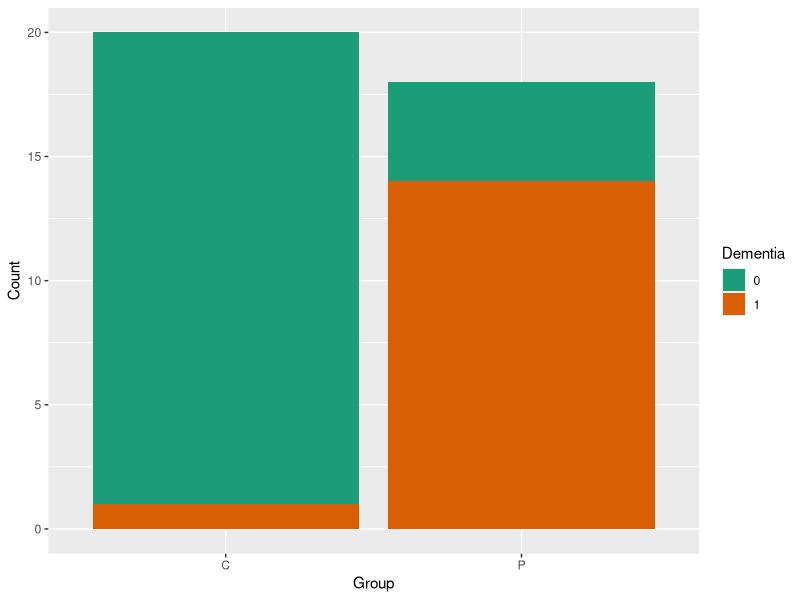
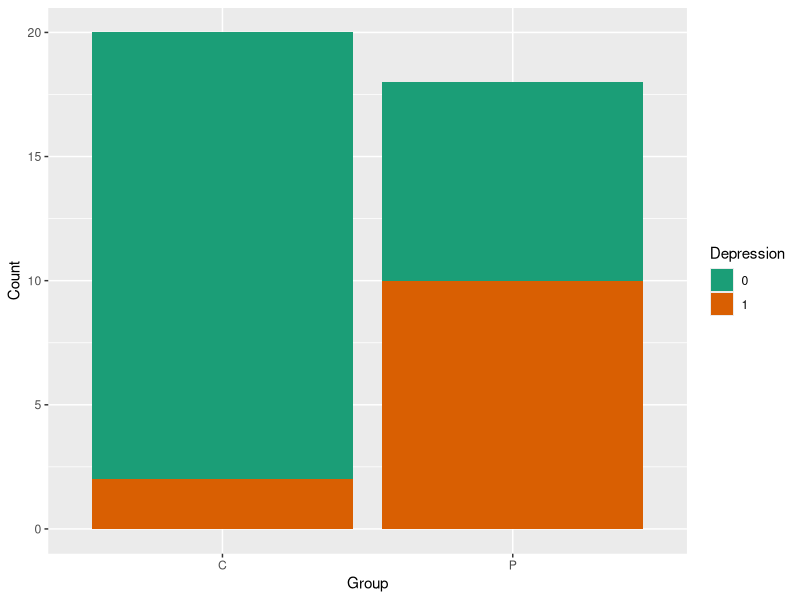
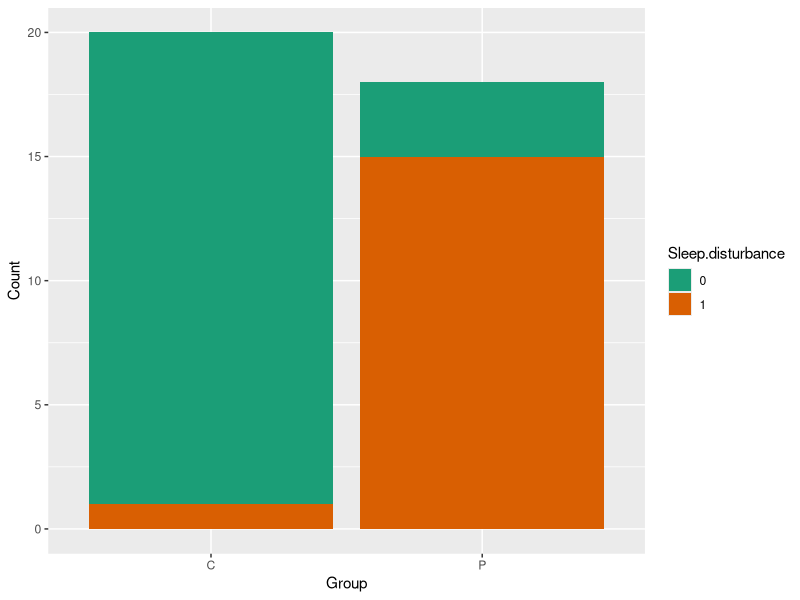
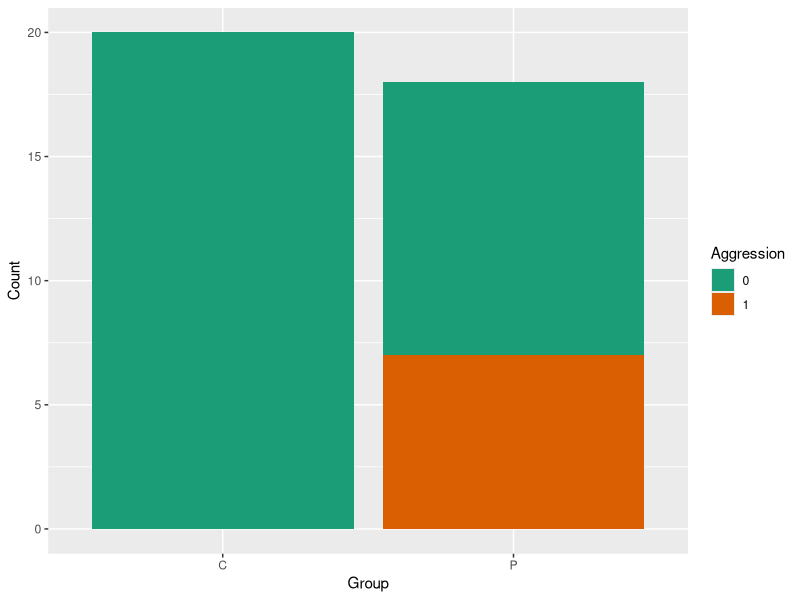
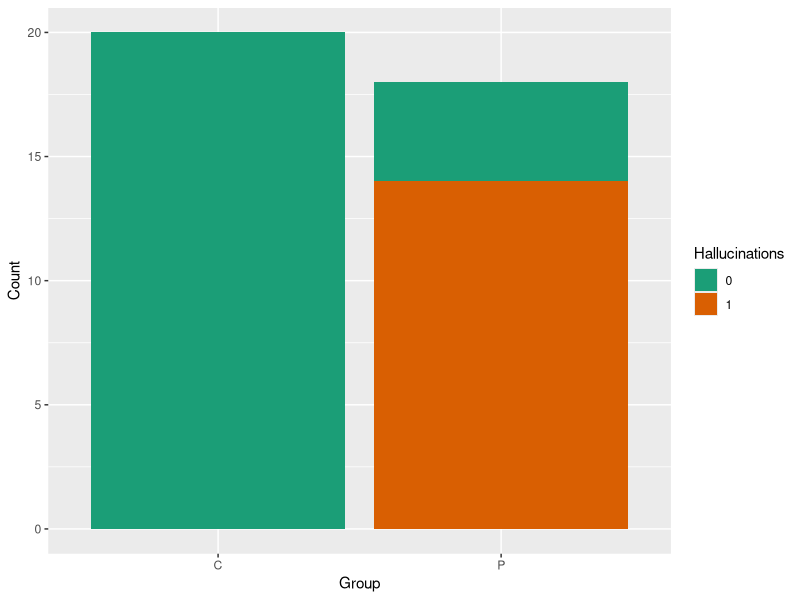
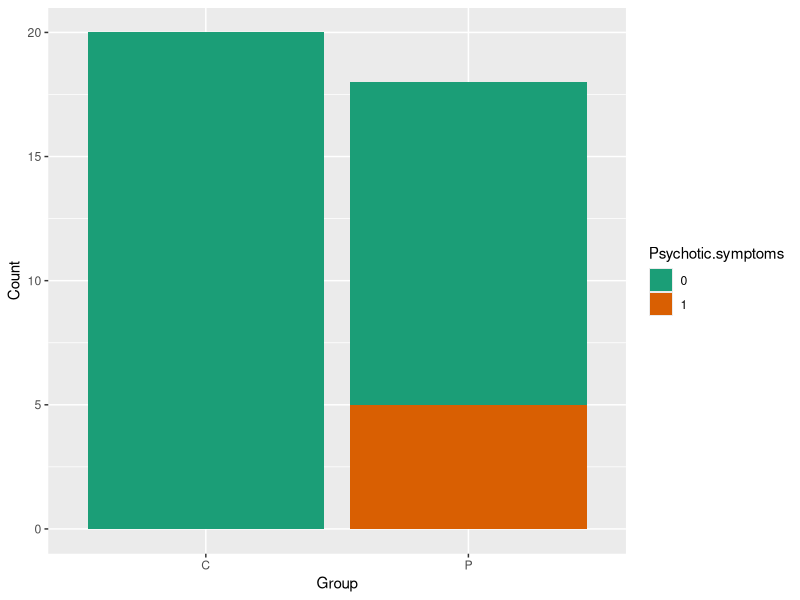
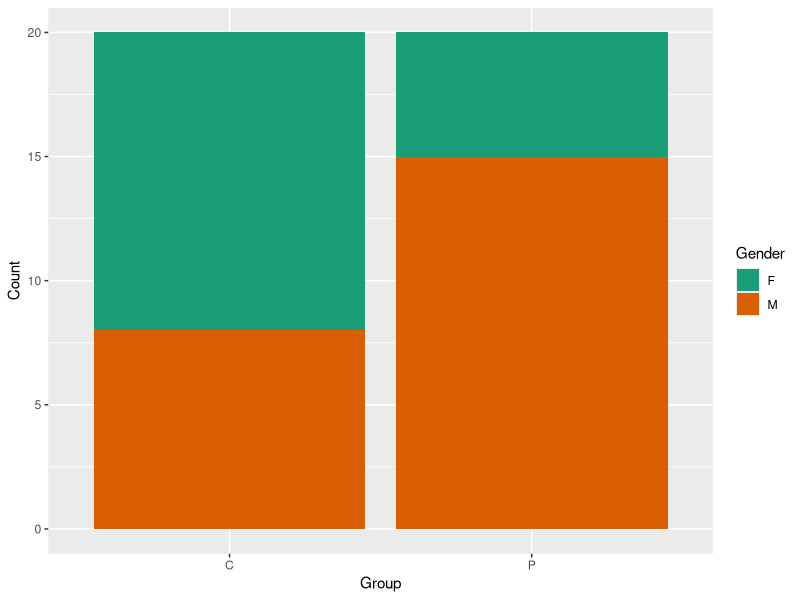
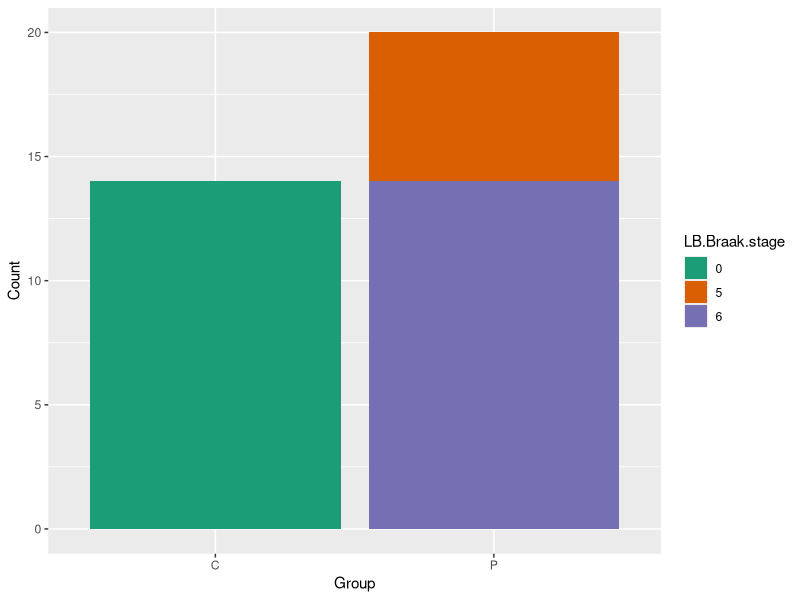

Recreate these plots in R, in order.
## ---- chunk 1
library(stringr)
library(ggplot2)
library(viridis)
## ---- chunk 2
swPval <- function(x) {
  shapiro.test(x)$p.value
}
## ---- chunk 3
donors <- read.csv("../data/donor_metadata.csv", row.names=1, na.strings="NA")
## ---- chunk 4
grp <- c(rep("P", 20),rep("C", 20))
grpColor <- ifelse(grp=="C", "blue", "red")
grpPch <- ifelse(grp=="C", 15, 16)
## ---- chunk 5
donors$Dementia...cognitive.impairment <- as.factor(donors$Dementia...cognitive.impairment)
donors$Depression <- factor(donors$Depression)
donors$Memory.problems <- as.factor(donors$Memory.problems)
donors$Sleep.disturbance <- as.factor(donors$Sleep.disturbance)
donors$Aggression <- as.factor(donors$Aggression)
donors$Hallucinations <- as.factor(donors$Hallucinations)
donors$Psychotic.symptoms <- as.factor(donors$Psychotic.symptoms)
donors$LB.disease.type <- factor(donors$LB.disease.type)
donors$LB.Braak.stage <- factor(donors$LB.Braak.stage, ordered=TRUE)
donors$SN.depigmentation <- factor(donors$SN.depigmentation, ordered=TRUE)
donors$Amyloid.pathology <- factor(donors$Amyloid.pathology, ordered=TRUE)
donors$Tau.pathology <- factor(donors$Tau.pathology, ordered=TRUE)
donors$Vessel.disease...CAA <- factor(donors$Vessel.disease...CAA, ordered=TRUE)
donors$Age <- as.numeric(donors$Age)
donors$PD.duration <- as.numeric(donors$PD.duration)
donors$Gender <- as.factor(donors$Gender)
## ---- chunk 6
df <- data.frame(table(donors$LB.disease.type[grp=="P"]))
names(df) <- c("Disease Type", "Count")
knitr::kable(df)
## ---- chunk 7
knitr::kable(table(donors$Dementia...cognitive.impairment, grp))
## ---- chunk 8
df <- data.frame(table(donors$Dementia...cognitive.impairment, grp))
names(df) <- c("Dementia", "Group", "Count")

ggplot(data=df, aes(x=Group, y=Count, fill=Dementia)) +
  geom_bar(stat="identity") +
  scale_fill_brewer(palette = "Dark2")
## ---- chunk 9
fisher.test(donors$Dementia...cognitive.impairment, grp)
## ---- chunk 10
knitr::kable(table(donors$Depression, grp))
## ---- chunk 11
df <- data.frame(table(donors$Depression, grp))
names(df) <- c("Depression", "Group", "Count")

ggplot(data=df, aes(x=Group, y=Count, fill=Depression)) +
  geom_bar(stat="identity") +
  scale_fill_brewer(palette = "Dark2")
## ---- chunk 12
fisher.test(donors$Depression, grp)
## ---- chunk 13
knitr::kable(table(donors$Sleep.disturbance, grp))
## ---- chunk 14
df <- data.frame(table(donors$Sleep.disturbance, grp))
names(df) <- c("Sleep.disturbance", "Group", "Count")

ggplot(data=df, aes(x=Group, y=Count, fill=Sleep.disturbance)) +
  geom_bar(stat="identity") +
  scale_fill_brewer(palette = "Dark2")
## ---- chunk 15
fisher.test(donors$Sleep.disturbance, grp)
## ---- chunk 16
knitr::kable(table(donors$Aggression, grp))
## ---- chunk 17
df <- data.frame(table(donors$Aggression, grp))
names(df) <- c("Aggression", "Group", "Count")

ggplot(data=df, aes(x=Group, y=Count, fill=Aggression)) +
  geom_bar(stat="identity") +
  scale_fill_brewer(palette = "Dark2")
## ---- chunk 18
fisher.test(donors$Aggression, grp)
## ---- chunk 19
knitr::kable(table(donors$Hallucinations, grp))
## ---- chunk 20
df <- data.frame(table(donors$Hallucinations, grp))
names(df) <- c("Hallucinations", "Group", "Count")

ggplot(data=df, aes(x=Group, y=Count, fill=Hallucinations)) +
  geom_bar(stat="identity") +
  scale_fill_brewer(palette = "Dark2")
## ---- chunk 21
fisher.test(donors$Hallucinations, grp)
## ---- chunk 22
knitr::kable(table(donors$Psychotic.symptoms, grp))
## ---- chunk 23
df <- data.frame(table(donors$Psychotic.symptoms, grp))
names(df) <- c("Psychotic.symptoms", "Group", "Count")

ggplot(data=df, aes(x=Group, y=Count, fill=Psychotic.symptoms)) +
  geom_bar(stat="identity") +
  scale_fill_brewer(palette = "Dark2")
## ---- chunk 24
fisher.test(donors$Psychotic.symptoms, grp)
## ---- chunk 25
knitr::kable(table(donors$Gender, grp))
## ---- chunk 26
df <- data.frame(table(donors$Gender, grp))
names(df) <- c("Gender", "Group", "Count")

ggplot(data=df, aes(x=Group, y=Count, fill=Gender)) +
  geom_bar(stat="identity") +
  scale_fill_brewer(palette = "Dark2")
## ---- chunk 27
fisher.test(donors$Gender, grp)
## ---- chunk 28
knitr::kable(table(donors$LB.Braak.stage, grp))
## ---- chunk 29
df <- data.frame(table(donors$LB.Braak.stage, grp))
names(df) <- c("LB.Braak.stage", "Group", "Count")

ggplot(data=df, aes(x=Group, y=Count, fill=LB.Braak.stage)) +
  geom_bar(stat="identity") +
  scale_fill_brewer(palette = "Dark2")
## ---- chunk 30
fisher.test(donors$LB.Braak.stage, grp)
## ---- chunk 31
df <- data.frame(table(donors$SN.depigmentation[grp=="P"]))
names(df) <- c("SN.depigmentation", "Count")
knitr::kable(df)
## ---- chunk 32
knitr::kable(table(donors$Amyloid.pathology, grp))
## ---- chunk 33
df <- data.frame(table(donors$Amyloid.pathology, grp))
names(df) <- c("Amyloid.pathology", "Group", "Count")

ggplot(data=df, aes(x=Group, y=Count, fill=Amyloid.pathology)) +
  geom_bar(stat="identity") +
  scale_fill_brewer(palette = "Dark2")
## ---- chunk 34
fisher.test(donors$Amyloid.pathology, grp)
## ---- chunk 35
knitr::kable(table(donors$Tau.pathology, grp))
## ---- chunk 36
df <- data.frame(table(donors$Tau.pathology, grp))
names(df) <- c("Tau.pathology", "Group", "Count")

ggplot(data=df, aes(x=Group, y=Count, fill=Tau.pathology)) +
  geom_bar(stat="identity") +
  scale_fill_brewer(palette = "Dark2")
## ---- chunk 37
fisher.test(donors$Tau.pathology, grp)
## ---- chunk 38
knitr::kable(table(donors$Vessel.disease...CAA, grp))
## ---- chunk 39
df <- data.frame(table(donors$Vessel.disease...CAA, grp))
names(df) <- c("Vessel.disease...CAA", "Group", "Count")

ggplot(data=df, aes(x=Group, y=Count, fill=Vessel.disease...CAA)) +
  geom_bar(stat="identity") +
  scale_fill_brewer(palette = "Dark2")
## ---- chunk 40
fisher.test(donors$Vessel.disease...CAA, grp)
## ---- chunk 41
boxplot(donors$Age ~ grp, ylab="Age", xlab="Group")
## ---- chunk 42
qqnorm(donors$Age[grp=="C"], main="Control")
qqline(donors$Age[grp=="C"], col="red")
qqnorm(donors$Age[grp=="P"], main="PD")
qqline(donors$Age[grp=="P"], col="red")
## ---- chunk 43
swPval(donors$Age[grp=="C"])
swPval(donors$Age[grp=="P"])
## ---- chunk 44
wilcox.test(donors$Age ~grp)
## ---- chunk 45
boxplot(donors$PD.duration)
## ---- chunk 46
qqnorm(donors$PD.duration)
qqline(donors$PD.duration, col="red")
## ---- chunk 47
swPval(donors$PD.duration)
## ---- chunk 48
pairs(donors[,c(11:17)], col=grpColor, pch=grpPch)
## ---- chunk 49
pairs(donors[grp=="P",c(11:17)], col=grpColor[grp=="P"], pch=grpPch[grp=="P"])
## ---- chunk 50
pairs(donors[grp=="C",c(13:16)], col=grpColor[grp=="C"], pch=grpPch[grp=="C"])
